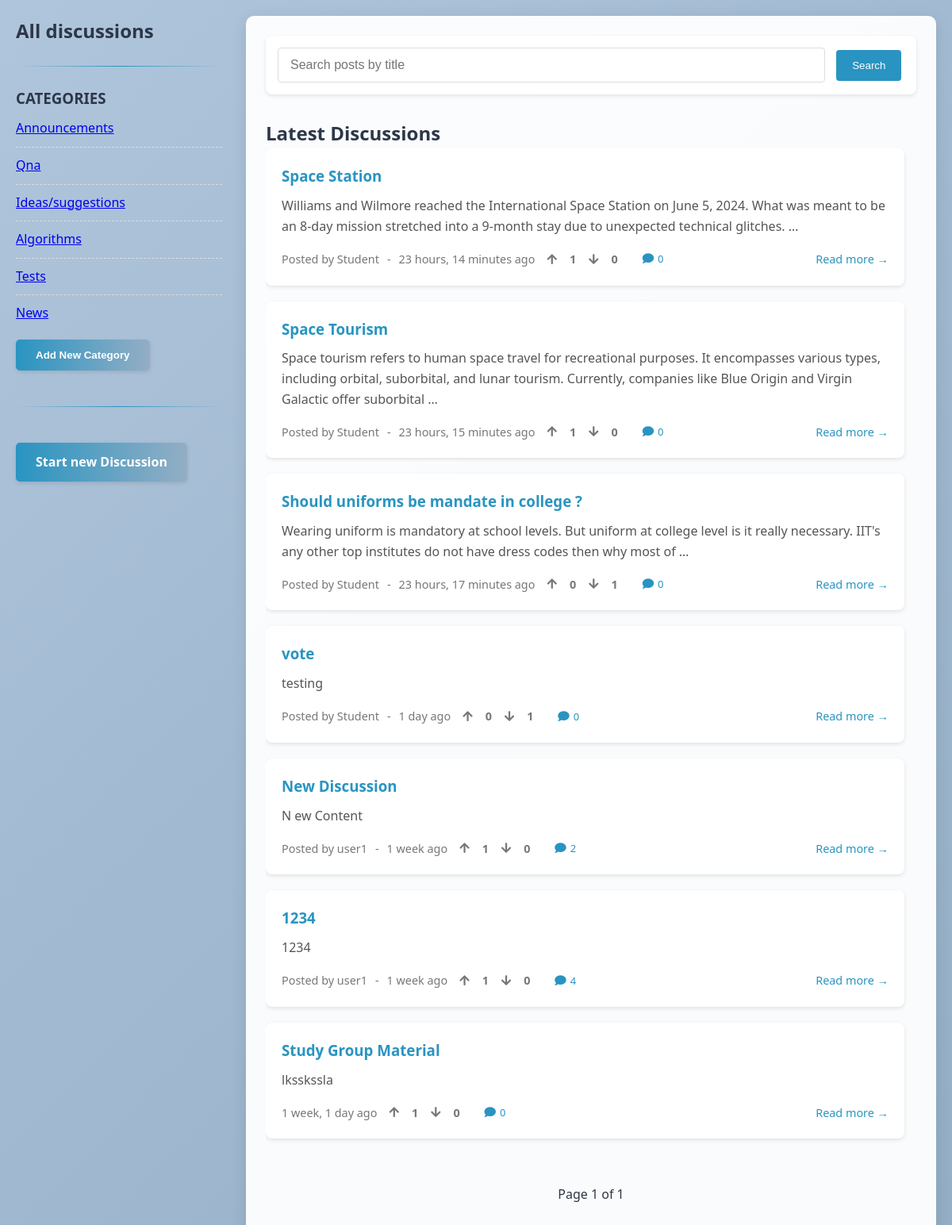
Page /discussions/ (signed in) on the committed database.
### discussions/models.py (models this page shows, shortened)
class Category(models.Model):
    name = models.CharField(max_length=100)
    parent = models.ForeignKey('self', on_delete=models.CASCADE, null=True, blank=True, related_name='subcategories')
    slug = models.SlugField(unique=True)
    class Meta:
        verbose_name_plural = "categories"

class Discussion(models.Model):
    title = models.CharField(max_length=200)
    content = models.TextField()
    category = models.ForeignKey(Category, on_delete=models.CASCADE,null=True,blank=True, related_name='discussions')
    created_at = models.DateTimeField(default=timezone.now)
    updated_at = models.DateTimeField(auto_now=True)
    author = models.ForeignKey(CustomUser, on_delete=models.CASCADE, related_name='discussions', null=True)
    upvotes = models.PositiveIntegerField(default=0)
    downvotes = models.PositiveIntegerField(default=0)

### dashboard/models.py (models this page shows, shortened)
class CustomUser(AbstractUser):
    ROLE_CHOICES = [
        ('Admin', 'Admin'),
        ('Instructor', 'Instructor'),
        ('Student', 'Student'),
    ]
    role = models.CharField(max_length=20, choices=ROLE_CHOICES, default='Student')
    institution = models.ForeignKey(Institution, on_delete=models.CASCADE, null=True, blank=True)
    session_year = models.CharField(max_length=10, blank=True, null=True)
    semester = models.CharField(max_length=10, blank=True, null=True)
    student_class = models.CharField(max_length=100, blank=True, null=True)
    course = models.CharField(max_length=100, blank=True, null=True)
    student_id = models.CharField(max_length=20, blank=True, null=True)
    faculty = models.CharField(max_length=100, blank=True, null=True)
    position = models.CharField(max_length=100, blank=True, null=True)
    profile_image = models.ImageField(upload_to="profile_images/", default="default.jpg")

### discussions/views.py (the view)
# urls.py: path('', views.discussion_list, name='discussion_list'),
@login_required
def discussion_list(request):
    main_categories = Category.objects.filter(parent__isnull=True)
    query = request.GET.get('q', '')
    if query:
        all_discussions = Discussion.objects.filter(
            Q(title__icontains=query) | Q(author__username__icontains=query)
        ).order_by('-created_at')
    else:
        all_discussions = Discussion.objects.all().order_by('-created_at')
    paginator = Paginator(all_discussions, 10)
    page_number = request.GET.get('page')
    latest_discussions = paginator.get_page(page_number)
    context = {
        'main_categories': main_categories,
        'latest_discussions': latest_discussions,
        'query': query,
    }
    return render(request, 'discussions/discussion_list.html', context)

### dashboard/context_processors.py (called while the page is built)
def user_preferences(request):
    if request.user.is_authenticated:
        try:
            prefs = UserPreference.objects.get(user=request.user)
            return {
                'user_theme': prefs.theme,
                'user_font_size': prefs.font_size,
                'user_font_style': prefs.font_style,
            }
        except UserPreference.DoesNotExist:
            pass
    return {}

### virtual_classroom/routers.py (called while the page is built)
    @staticmethod
    def set_tenant_db(database_name):
        _db_context.tenant_db = database_name

### discussions/templates/discussions/discussion_list.html (shortened to what this page needs)
{% extends "discussions/base.html" %}
{% block main_content %}
<form method="GET" action="{% url 'discussions:discussion_list' %}" class="search-container">
    <input type="text" name="q" placeholder="Search posts by title" class="search-input" value="{{ query }}">
    <button type="submit" class="search-btn">Search</button>
</form>
<h2>Latest Discussions</h2>
<div class="discussions-container">
    {% for discussion in latest_discussions %}
        <div class="discussion-preview">
            <h3>
                <a href="{% url 'discussions:discussion_detail' discussion.id %}" class="discussion-link">
                    {{ discussion.title }}
                </a>
            </h3>
            <div class="preview-content">
                {{ discussion.content|truncatewords:30 }}
            </div>
            <div class="discussion-meta">
                {% if discussion.author %}
                    <span class="author">Posted by {{ discussion.author.username }}</span> -
                {% endif %}
                <span class="date">{{ discussion.created_at|timesince }} ago</span>
                <div class="vote-section">
                    <button class="vote-btn upvote"
                            data-discussion-id="{{ discussion.id }}"
                            data-vote-url="{% url 'discussions:vote_discussion' discussion.id %}">
                        <i class="fas fa-arrow-up"></i>
                    </button>
                    <span class="upvote-count">{{ discussion.upvotes }}</span>
                    <button class="vote-btn downvote"
                            data-discussion-id="{{ discussion.id }}"
                            data-vote-url="{% url 'discussions:vote_discussion' discussion.id %}">
                        <i class="fas fa-arrow-down"></i>
                    </button>
                    <span class="downvote-count">{{ discussion.downvotes }}</span>
                </div>
                <span class="comment-icon" data-discussion-id="{{ discussion.id }}">
                    <i class="fas fa-comment"></i>
                    <span class="comment-count">{{ discussion.comments.count }}</span>
                </span>
                <a href="{% url 'discussions:discussion_detail' discussion.id %}" class="read-more">Read more →</a>
            </div>
        </div>
    {% empty %}
        <p class="no-discussions">No discussions yet. Be the first to start one!</p>
    {% endfor %}
</div>
<div class="pagination">
    <span class="current-page">
        Page {{ latest_discussions.number }} of {{ latest_discussions.paginator.num_pages }}
    </span>
</div>
{% endblock %}

### discussions/templates/discussions/base.html (shortened to what this page needs)
<!DOCTYPE html>
<html lang="en">
<head>
    <link rel="stylesheet" href="https://cdnjs.cloudflare.com/ajax/libs/font-awesome/5.15.4/css/all.min.css">
</head>
<body>
    <div class="container">
        <aside class="sidebar">
            {% block sidebar %}
                <h2>All discussions</h2>
                <hr>
                <h3>CATEGORIES</h3>
                <ul>
                    {% for category in main_categories %}
                        <li><a href="{% url 'discussions:category_discussions' category.slug %}">{{ category.name }}</a></li>
                    {% endfor %}
                </ul>
                <div id="add-category-container">
                    <button id="add-category-btn" class="new-discussion-btn" style="margin-top: 10px;">Add New Category</button>
                </div>
                <hr>
                <div>
                    <a href="{% url 'discussions:create_discussion' %}" class="new-discussion-btn">Start new Discussion</a>
                </div>
            {% endblock %}
        </aside>
        <main class="main-content">
            {% block main_content %}{% endblock %}
        </main>
    </div>
</body>
</html>

### discussions/templates/discussions/base.html (style rules this page uses)
:root { --color1: #AFC5DC; --color2: #93AEC5; --color3: #2994C1; --color4: #FEF0C9; --text-dark: #2D3748; --text-light: #F8FAFC; }
* { box-sizing: border-box; margin: 0; padding: 0; }
body { font-family: 'Segoe UI', Tahoma, Geneva, Verdana, sans-serif; line-height: 1.6; background: linear-gradient(135deg, var(--color1), var(--color2)); min-height: 100vh; color: var(--text-dark); }
.container { display: flex; max-width: 1200px; margin: 0 auto; padding: 20px; }
.sidebar { width: 25%; padding-right: 30px; }
.main-content { width: 75%; background: rgba(255, 255, 255, 0.95); border-radius: 10px; padding: 25px; box-shadow: 0 4px 20px rgba(0, 0, 0, 0.1); }
.new-discussion-btn { display: inline-block; background: linear-gradient(to right, var(--color3), var(--color2)); color: white; padding: 12px 25px; border-radius: 5px; text-decoration: none; font-weight: bold; margin: 20px 0; transition: all 0.3s; border: none; cursor: pointer; box-shadow: 0 2px 5px rgba(0,0,0,0.1); }
hr { border: 0; height: 1px; background: linear-gradient(to right, transparent, var(--color3), transparent); margin: 25px 0; }
ul { list-style: none; padding: 0; }
ul li { padding: 10px 0; border-bottom: 1px dashed #ddd; transition: all 0.2s; }
ul li:last-child { border-bottom: none; }
.search-container { margin-bottom: 30px; background: white; padding: 15px; border-radius: 8px; box-shadow: 0 2px 5px rgba(0,0,0,0.1); }
.search-input { width: calc(100% - 100px); padding: 12px 15px; border: 1px solid #ddd; border-radius: 4px; font-size: 1em; outline: none; transition: all 0.3s; }
.search-btn { background: var(--color3); color: white; border: none; padding: 12px 20px; border-radius: 4px; cursor: pointer; margin-left: 10px; transition: all 0.3s; }

### discussions/templates/discussions/discussion_list.html (style rules this page uses)
.discussions-container { max-height: 80vh; overflow-y: auto; padding-right: 15px; }
.discussion-preview { background: white; border-radius: 8px; padding: 20px; margin-bottom: 20px; box-shadow: 0 2px 5px rgba(0,0,0,0.1); transition: all 0.3s ease; }
.discussion-link { color: var(--color3); text-decoration: none; }
.preview-content { margin: 10px 0; color: #555; line-height: 1.6; }
.discussion-meta { font-size: 0.9em; color: #777; margin-top: 15px; display: flex; align-items: center; flex-wrap: wrap; gap: 10px; }
.vote-section { display: flex; align-items: center; margin-right: 10px; }
.vote-btn { background: none; border: none; cursor: pointer; padding: 5px; color: #777; font-size: 1em; transition: all 0.2s; }
.upvote-count, .downvote-count { margin: 0 5px; font-weight: bold; min-width: 20px; text-align: center; }
.comment-icon { cursor: pointer; color: var(--color3); display: flex; align-items: center; gap: 5px; }
.comment-count { font-size: 0.9em; }
.read-more { margin-left: auto; color: var(--color3); text-decoration: none; font-weight: 500; }
.pagination { display: flex; justify-content: center; margin: 30px 0; gap: 10px; }
.current-page { padding: 8px 16px; }

### rows in the picture
Category: name "Announcements"
Category: name "Qna"
Category: name "Ideas/suggestions"
Category: name "Algorithms"
Category: name "Tests"
Category: name "News"
Discussion: title "Space Station", content "Williams and Wilmore reached the International Space Station on June 5, 2024. What was meant to be an 8-day mission stretched into a 9-month stay due to unexpected technical glitches. …", author.username "Student", created_at "23 hours, 14 minutes", upvotes "1", downvotes "0", comments.count "0"
Discussion: title "Space Tourism", content "Space tourism refers to human space travel for recreational purposes. It encompasses various types, including orbital, suborbital, and lunar tourism. Currently, companies like Blue Origin and Virgin Galactic offer suborbital …", author.username "Student", created_at "23 hours, 15 minutes", upvotes "1", downvotes "0", comments.count "0"
Discussion: title "Should uniforms be mandate in college ?", content "Wearing uniform is mandatory at school levels. But uniform at college level is it really necessary. IIT's any other top institutes do not have dress codes then why most of …", author.username "Student", created_at "23 hours, 17 minutes", upvotes "0", downvotes "1", comments.count "0"
Discussion: title "vote", content "testing", author.username "Student", created_at "1 day", upvotes "0", downvotes "1", comments.count "0"
Discussion: title "New Discussion", content "N ew Content", author.username "user1", created_at "1 week", upvotes "1", downvotes "0", comments.count "2"
Discussion: title "1234", content "1234", author.username "user1", created_at "1 week", upvotes "1", downvotes "0", comments.count "4"
Discussion: title "Study Group Material", content "lksskssla", created_at "1 week, 1 day", upvotes "1", downvotes "0", comments.count "0"

### other values in the picture
{{ latest_discussions.number }} "1"
{{ latest_discussions.paginator.num_pages }} "1"
